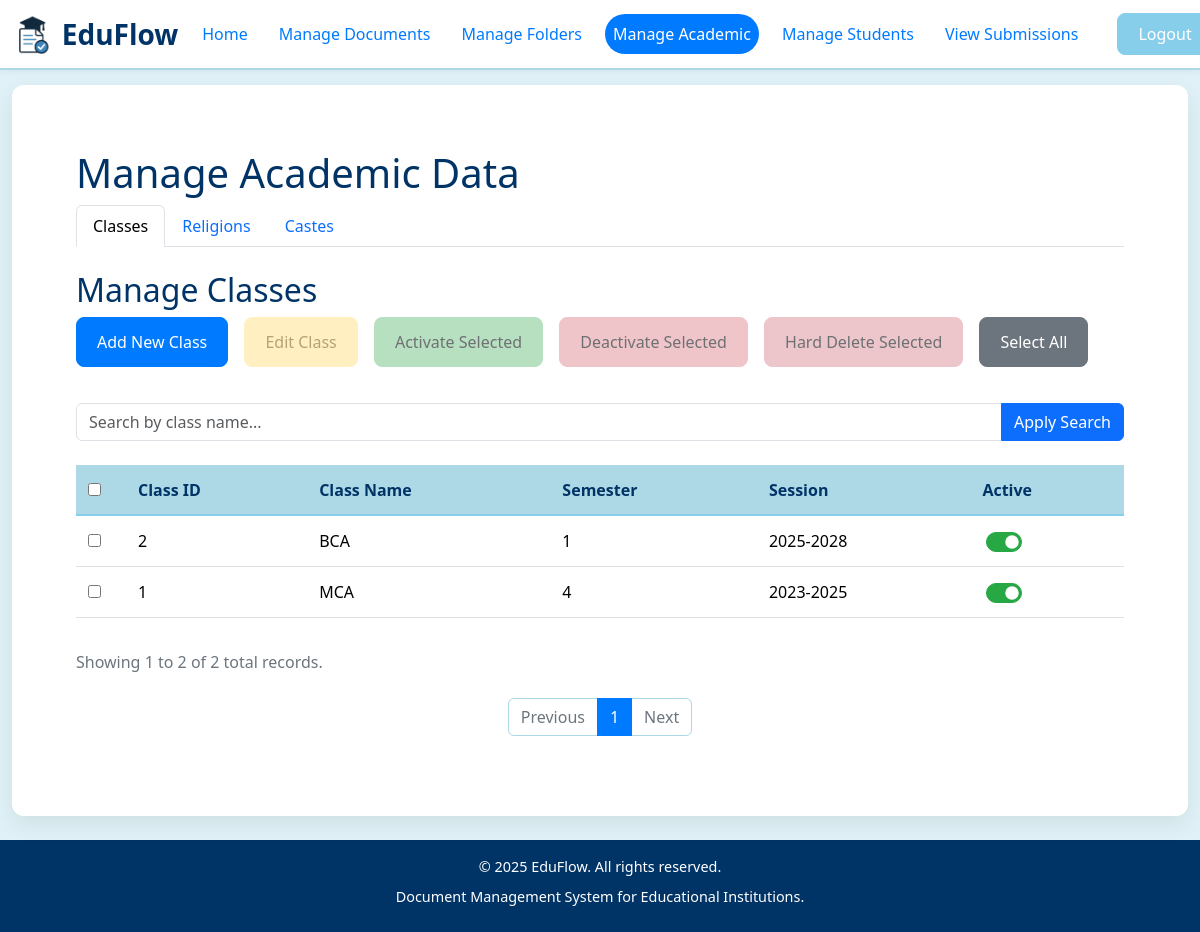
The page /admin/classes.php (signed in) on the database its author committed.
### tables this page shows
CREATE TABLE `classes` (
  `Clg_id` int(11) NOT NULL,
  `Class_id` int(11) NOT NULL,
  `Class_name` varchar(255) NOT NULL,
  `Semester` int(11) NOT NULL,
  `Session` varchar(50) NOT NULL,
  `Created_by` int(11) NOT NULL,
  `Created_at` datetime NOT NULL DEFAULT current_timestamp(),
  `Is_active` enum('y','n') NOT NULL
);

### links.php (called while the page is built, shortened)
<?php
$base_url = BASE_URL;
$logout_page = $base_url . "logout.php";
$admin_home_page = $base_url . "admin/dashboard.php";
$admin_classes = $base_url . "admin/classes.php";
$admin_users = $base_url . "admin/users.php";
$admin_documents = $base_url . "admin/documents.php";
$admin_folders = $base_url . "admin/folders.php";
$admin_submissions = $base_url . "admin/submissions.php";
?>

### includes/functions.php (called while the page is built, shortened)
<?php
function prepare_and_execute($conn, $sql, $params = [], $types = "") {
    $stmt = $conn->prepare($sql);
    if (!empty($params) && !empty($types)) {
        try {
            if (!$stmt->bind_param($types, ...$params)) {
                 error_log("Parameter binding failed: (" . $stmt->errno . ") " . $stmt->error . " for SQL: " . $sql . " with types: " . $types . " and params: " . json_encode($params));
                 die("An internal error occurred during parameter binding.");
            }
        } catch (TypeError $e) {
            error_log("Parameter binding type error: " . $e->getMessage() . " for SQL: " . $sql . " with types: " . $types . " and params: " . json_encode($params));
            die("An internal error occurred during parameter binding. Please check logs.");
        }
    }
    if (!$stmt->execute()) {
        error_log("Execute failed: (" . $stmt->errno . ") " . $stmt->error . " for SQL: " . $sql . " with types: " . $types . " and params: " . json_encode($params));
        die("An internal database error occurred during execution.");
    }
    return $stmt;
}
?>

### admin/classes.php (the view, shortened to what this page needs)
<?php
require_once '../includes/admin_auth.php';
require_once '../links.php';
function getGenericData($conn, $tableName, $columns, $clg_id, $search_query, $searchColumn, $additionalConditions = [], $limit = null, $offset = null, $orderBy = null) {
  $cols = implode(', ', $columns);
  $sql = "SELECT $cols FROM `$tableName` WHERE Clg_id = ?";
  $params = [$clg_id];
  $types = "i";
  foreach ($additionalConditions as $column => $value) {
    if ($value !== null) {
      $sql .= " AND `$column` = ?";
      $params[] = $value;
      $types .= "s";
    }
  }
  if (!empty($orderBy)) {
    $sql .= " ORDER BY $orderBy";
  }
  if ($limit !== null && $offset !== null) {
    $sql .= " LIMIT ? OFFSET ?";
    $params[] = $limit;
    $params[] = $offset;
    $types .= "ii";
  }
  try {
    $stmt = prepare_and_execute($conn, $sql, $params, $types);
    $result = $stmt->get_result();
    $data = $result->fetch_all(MYSQLI_ASSOC);
    return $data;
  } catch (Exception $e) {
    error_log("Error fetching generic data from $tableName: " . $e->getMessage());
    return [];
  }
}
function countGenericData($conn, $tableName, $clg_id, $search_query, $searchColumn, $additionalConditions = []) {
  $sql = "SELECT COUNT(*) FROM `$tableName` WHERE Clg_id = ?";
  $params = [$clg_id];
  $types = "i";
  try {
    $stmt = prepare_and_execute($conn, $sql, $params, $types);
    $result = $stmt->get_result();
    $count = $result->fetch_row()[0];
    return $count;
  } catch (Exception $e) {
    error_log("Error counting generic data from $tableName: " . $e->getMessage());
    return 0;
  }
}
function getClasses($conn, $clg_id, $search_query, $limit, $offset) {
  return getGenericData($conn, 'classes', ['Class_id', 'Class_name', 'Semester', 'Session', 'Is_active'], $clg_id, $search_query, 'Class_name', [], $limit, $offset, 'Class_name');
}
function countClasses($conn, $clg_id, $search_query) {
  return countGenericData($conn, 'classes', $clg_id, $search_query, 'Class_name');
}
$clg_id = getCurrentUserClgId();
$records_per_page = 10;
$current_page = isset($_GET['page']) && is_numeric($_GET['page']) && $_GET['page'] > 0 ? (int)$_GET['page'] : 1;
$offset = ($current_page - 1) * $records_per_page;
$active_tab = isset($_GET['tab']) ? $_GET['tab'] : 'classes';
$search_query = isset($_GET['search']) ? trim($_GET['search']) : '';
$current_page_base_url = $_SERVER['PHP_SELF'];
$classes = [];
$current_total_records = 0;
switch ($active_tab) {
  case 'classes':
    $total_classes = countClasses($conn, $clg_id, $search_query);
    $classes = getClasses($conn, $clg_id, $search_query, $records_per_page, $offset);
    $current_total_records = $total_classes;
    break;
}
$total_pages = ceil($current_total_records / $records_per_page);
$start_record = $current_total_records > 0 ? ($offset + 1) : 0;
$end_record = min(($current_page * $records_per_page), $current_total_records);
function buildPaginationQuery($currentPage, $active_tab, $search_query) {
  global $current_page_base_url;
  $query_params = array_filter([
    'tab' => $active_tab,
    'page' => $currentPage,
    'search' => !empty($search_query) ? $search_query : null,
  ]);
  return $current_page_base_url . (!empty($query_params) ? '?' . http_build_query($query_params) : '');
}
?>
<!DOCTYPE html>
<html lang="en">
<head>
  <link href="https://cdn.jsdelivr.net/npm/bootstrap@5.3.3/dist/css/bootstrap.min.css" rel="stylesheet">
  <link rel="stylesheet" href="https://cdn.jsdelivr.net/npm/bootstrap-icons@1.11.3/font/bootstrap-icons.min.css">
  <link rel="stylesheet" href="https://cdn.jsdelivr.net/npm/bootstrap-select@1.14.0-beta3/dist/css/bootstrap-select.min.css">
</head>
<body>
  <nav class="navbar navbar-expand-lg navbar-light bg-light edu-navbar">
    <div class="container-fixed-width d-flex justify-content-between align-items-center">
      <a class="navbar-brand edu-brand" href="<?= $admin_home_page ?>">
        <img src="logo.png" alt="EduFlow Logo" class="navbar-logo">
        EduFlow
      </a>
      <div class="collapse navbar-collapse" id="navbarNav">
        <ul class="navbar-nav me-auto mb-2 mb-lg-0">
          <li class="nav-item">
            <a class="nav-link edu-nav-link" href="<?= $admin_home_page ?>">Home</a>
          </li>
          <li class="nav-item">
            <a class="nav-link edu-nav-link" href="<?= $admin_documents ?>">Manage Documents</a>
          </li>
          <li class="nav-item">
            <a class="nav-link edu-nav-link" href="<?= $admin_folders ?>">Manage Folders</a>
          </li>
          <li class="nav-item">
            <a class="nav-link edu-nav-link active" href="<?= $admin_classes ?>">Manage Academic</a>
          </li>
        </ul>
        <ul class="navbar-nav mb-2 mb-lg-0 align-items-lg-center">
          <li class="nav-item">
            <a class="nav-link edu-nav-link" href="<?= $admin_users ?>?role=student">Manage Students</a>
          </li>
          <li class="nav-item">
            <a class="nav-link edu-nav-link" href="<?= $admin_submissions ?>">View Submissions</a>
          </li>
          <li class="nav-item ms-lg-3">
            <form action="<?= $logout_page ?>" method="POST" class="d-inline">
              <button type="submit" class="btn btn-edu-secondary logout-btn">Logout</button>
            </form>
          </li>
        </ul>
      </div>
    </div>
  </nav>
  <main class="container-fluid py-4 flex-grow-1">
    <div class="card auth-card p-4 p-md-5">
      <div class="card-body">
        <div class="page-header">
          <h1>Manage Academic Data</h1>
        </div>
        <div class="toast-container position-fixed top-0 end-0 p-3">
        </div>
        <ul class="nav nav-tabs mb-4" id="mainTabs" role="tablist">
          <li class="nav-item" role="presentation">
            <button class="nav-link <?= ($active_tab == 'classes') ? 'active' : '' ?>" id="classes-tab" data-bs-toggle="tab" data-bs-target="#classes" type="button" role="tab" aria-controls="classes" aria-selected="<?= ($active_tab == 'classes') ? 'true' : 'false' ?>">Classes</button>
          </li>
          <li class="nav-item" role="presentation">
            <button class="nav-link <?= ($active_tab == 'religions') ? 'active' : '' ?>" id="religions-tab" data-bs-toggle="tab" data-bs-target="#religions" type="button" role="tab" aria-controls="religions" aria-selected="<?= ($active_tab == 'religions') ? 'true' : 'false' ?>">Religions</button>
          </li>
          <li class="nav-item" role="presentation">
            <button class="nav-link <?= ($active_tab == 'castes') ? 'active' : '' ?>" id="castes-tab" data-bs-toggle="tab" data-bs-target="#castes" type="button" role="tab" aria-controls="castes" aria-selected="<?= ($active_tab == 'castes') ? 'true' : 'false' ?>">Castes</button>
          </li>
        </ul>
        <div class="tab-content" id="mainTabContent">
          <div class="tab-pane fade <?= ($active_tab == 'classes') ? 'show active' : '' ?>" id="classes" role="tabpanel" aria-labelledby="classes-tab">
            <h2>Manage Classes</h2>
            <div class="crud-buttons mb-4">
              <button type="button" class="btn btn-insert" data-bs-toggle="modal" data-bs-target="#addClassModal">Add New Class</button>
              <button type="button" class="btn btn-update" id="updateClassBtn" disabled>Edit Class</button>
              <button type="button" class="btn btn-activate" id="activateClassBtn" disabled>Activate Selected</button>
              <button type="button" class="btn btn-delete" id="deactivateClassBtn" disabled>Deactivate Selected</button>
              <button type="button" class="btn btn-hard-delete" id="hardDeleteClassBtn" disabled>Hard Delete Selected</button>
              <button type="button" class="btn btn-select-all" id="selectAllClassesBtn">Select All</button>
            </div>
            <form class="search-area mb-4 d-flex flex-sm-row flex-column align-items-stretch align-items-sm-center gap-2" method="GET" id="searchClassesForm" action="<?= htmlspecialchars($current_page_base_url) ?>">
              <div class="input-group">
                <input type="text" class="form-control" name="search" placeholder="Search by class name..." value="<?= htmlspecialchars($search_query) ?>">
                <button type="submit" class="btn btn-primary">Apply Search</button>
              </div>
            </form>
            <form id="classForm" method="POST" action="<?= htmlspecialchars($current_page_base_url) ?>">
              <div class="table-responsive">
                <table class="table table-striped-edu text-nowrap" id="classesTable">
                  <thead>
                    <tr>
                      <th scope="col" style="width: 50px;"><input type="checkbox" class="master-checkbox" data-table-id="classesTable"></th>
                      <th scope="col">Class ID</th>
                      <th scope="col">Class Name</th>
                      <th scope="col">Semester</th>
                      <th scope="col">Session</th>
                      <th scope="col">Active</th>
                    </tr>
                  </thead>
                  <tbody>
                    <?php if ($classes): ?>
                      <?php foreach ($classes as $class): ?>
                        <tr>
                          <td><input type="checkbox" name="selected_ids[]" value="<?= htmlspecialchars($class['Class_id']) ?>" class="row-checkbox" data-table-id="classesTable"></td>
                          <td class="class_id_cell"><?= htmlspecialchars ($class['Class_id']) ?></td>
                          <td class="class_name_cell"><?= htmlspecialchars($class['Class_name']) ?></td>
                          <td class="semester_cell"><?= htmlspecialchars($class['Semester']) ?></td>
                          <td class="session_cell"><?= htmlspecialchars($class['Session']) ?></td>
                          <td>
                            <div class="form-check form-switch">
                              <input class="form-check-input edu-toggle" type="checkbox" role="switch" id="toggleClassActive_<?= $class['Class_id'] ?>"
                                data-id="<?= $class['Class_id'] ?>" data-entity-type="class" <?= $class['Is_active'] == 'y' ? 'checked' : '' ?>>
                            </div>
                          </td>
                        </tr>
                      <?php endforeach; ?>
                    <?php else: ?>
                      <tr><td colspan="6" class="text-center py-4">No classes found.</td></tr>
                    <?php endif; ?>
                  </tbody>
                </table>
              </div>
            </form>
            <div class="d-flex justify-content-between align-items-center mt-3 mb-2">
              <?php if ($current_total_records > 0): ?>
                <p class="text-muted mb-0">Showing <?= $start_record ?> to <?= $end_record ?> of <?= $current_total_records ?> total records.</p>
              <?php else: ?>
                <p class="text-muted mb-0">No records found matching your criteria.</p>
              <?php endif; ?>
            </div>
            <nav aria-label="Page navigation" class="mt-4">
              <ul class="pagination justify-content-center">
                <li class="page-item <?= ($current_page <= 1) ? 'disabled' : '' ?>">
                  <a class="page-link" href="<?= htmlspecialchars(buildPaginationQuery($current_page - 1, $active_tab, $search_query)) ?>">Previous</a>
                </li>
                <?php for ($i = 1; $i <= $total_pages; $i++): ?>
                  <li class="page-item <?= ($i == $current_page) ? 'active' : '' ?>">
                    <a class="page-link" href="<?= htmlspecialchars(buildPaginationQuery($i, $active_tab, $search_query)) ?>"><?= $i ?></a>
                  </li>
                <?php endfor; ?>
                <li class="page-item <?= ($current_page >= $total_pages) ? 'disabled' : '' ?>">
                  <a class="page-link" href="<?= htmlspecialchars(buildPaginationQuery($current_page + 1, $active_tab, $search_query)) ?>">Next</a>
                </li>
              </ul>
            </nav>
          </div>
      </div>
    </div>
  </main>
  <footer class="footer py-3">
    <div class="container-fixed-width text-center">
      <p>&copy; <?= date('Y') ?> EduFlow. All rights reserved.</p>
      <p>Document Management System for Educational Institutions.</p>
    </div>
  </footer>
</body>
</html>

### rows shown on the page
classes: Class_id "2", Class_name "BCA", Semester "1", Session "2025-2028", Is_active "☑"
classes: Class_id "1", Class_name "MCA", Semester "4", Session "2023-2025", Is_active "☑"

### other values the page prints
$start_record "1"
$end_record "2"
$current_total_records "2"
